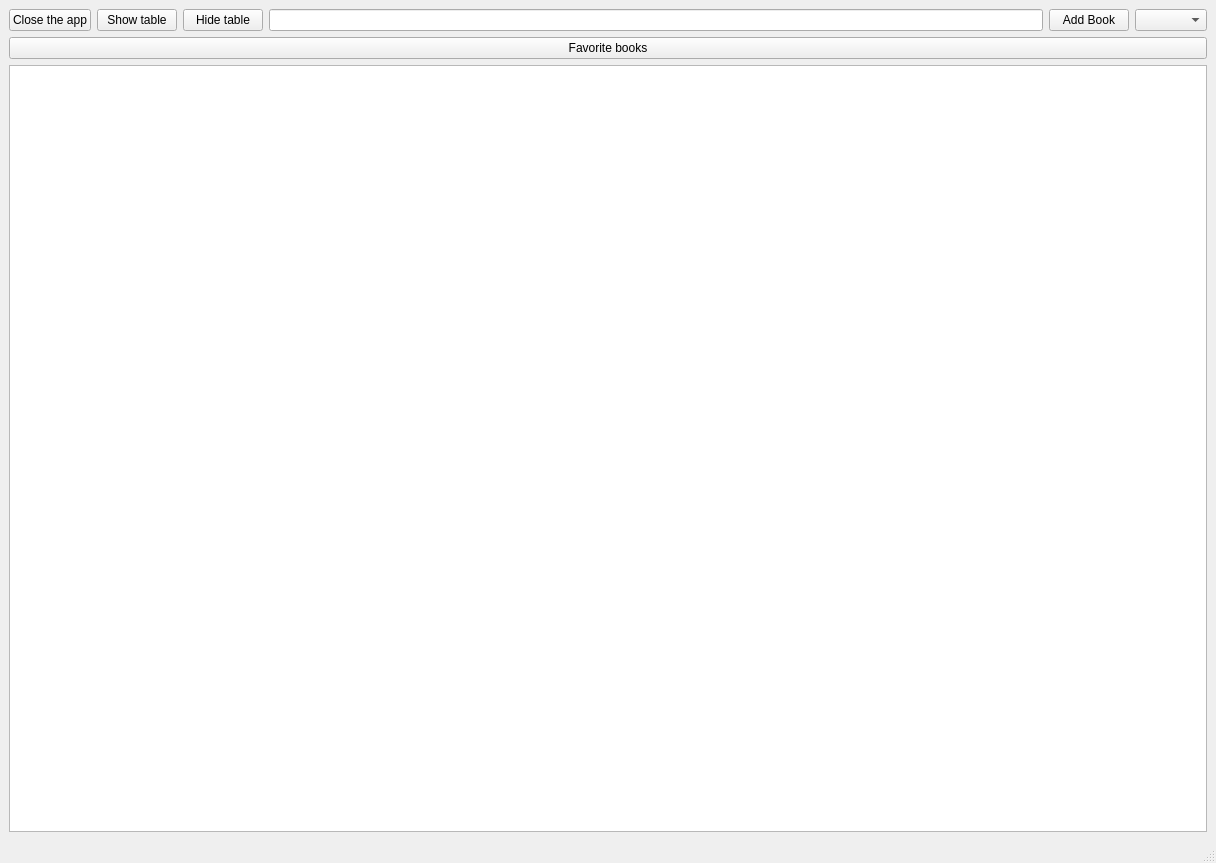
<?xml version="1.0" encoding="UTF-8"?>
<ui version="4.0">
 <class>MainWindow</class>
 <widget class="QMainWindow" name="MainWindow">
  <property name="geometry">
   <rect>
    <x>0</x>
    <y>0</y>
    <width>1216</width>
    <height>863</height>
   </rect>
  </property>
  <property name="windowTitle">
   <string>MainWindow</string>
  </property>
  <widget class="QWidget" name="centralwidget">
   <layout class="QVBoxLayout" name="verticalLayout_2">
    <item>
     <layout class="QHBoxLayout" name="horizontalLayout">
      <item>
       <widget class="QPushButton" name="pushButton_2">
        <property name="text">
         <string>Close the app</string>
        </property>
       </widget>
      </item>
      <item>
       <widget class="QPushButton" name="pushButton_3">
        <property name="text">
         <string>Show table</string>
        </property>
       </widget>
      </item>
      <item>
       <widget class="QPushButton" name="pushButton_4">
        <property name="text">
         <string>Hide table</string>
        </property>
       </widget>
      </item>
      <item>
       <widget class="QLineEdit" name="lineEdit"/>
      </item>
      <item>
       <widget class="QPushButton" name="pushButton">
        <property name="text">
         <string>Add Book</string>
        </property>
       </widget>
      </item>
      <item>
       <widget class="QComboBox" name="comboBox"/>
      </item>
     </layout>
    </item>
    <item>
     <layout class="QVBoxLayout" name="verticalLayout">
      <item>
       <widget class="QPushButton" name="favouriteButton">
        <property name="text">
         <string>Favorite books</string>
        </property>
       </widget>
      </item>
      <item>
       <widget class="QTableView" name="tableView">
        <property name="selectionBehavior">
         <enum>QAbstractItemView::SelectRows</enum>
        </property>
       </widget>
      </item>
     </layout>
    </item>
   </layout>
  </widget>
  <widget class="QMenuBar" name="menubar">
   <property name="geometry">
    <rect>
     <x>0</x>
     <y>0</y>
     <width>1216</width>
     <height>21</height>
    </rect>
   </property>
  </widget>
  <widget class="QStatusBar" name="statusbar"/>
 </widget>
 <resources/>
 <connections>
  <connection>
   <sender>pushButton_4</sender>
   <signal>clicked()</signal>
   <receiver>tableView</receiver>
   <slot>hide()</slot>
   <hints>
    <hint type="sourcelabel">
     <x>279</x>
     <y>53</y>
    </hint>
    <hint type="destinationlabel">
     <x>297</x>
     <y>242</y>
    </hint>
   </hints>
  </connection>
  <connection>
   <sender>pushButton_3</sender>
   <signal>clicked()</signal>
   <receiver>tableView</receiver>
   <slot>show()</slot>
   <hints>
    <hint type="sourcelabel">
     <x>185</x>
     <y>62</y>
    </hint>
    <hint type="destinationlabel">
     <x>198</x>
     <y>240</y>
    </hint>
   </hints>
  </connection>
  <connection>
   <sender>pushButton_2</sender>
   <signal>clicked()</signal>
   <receiver>MainWindow</receiver>
   <slot>close()</slot>
   <hints>
    <hint type="sourcelabel">
     <x>66</x>
     <y>57</y>
    </hint>
    <hint type="destinationlabel">
     <x>1162</x>
     <y>105</y>
    </hint>
   </hints>
  </connection>
 </connections>
</ui>
